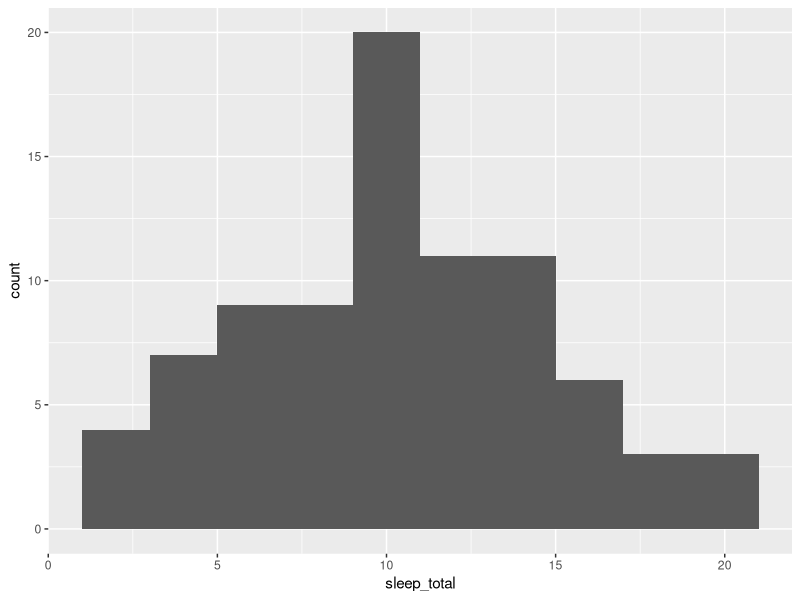
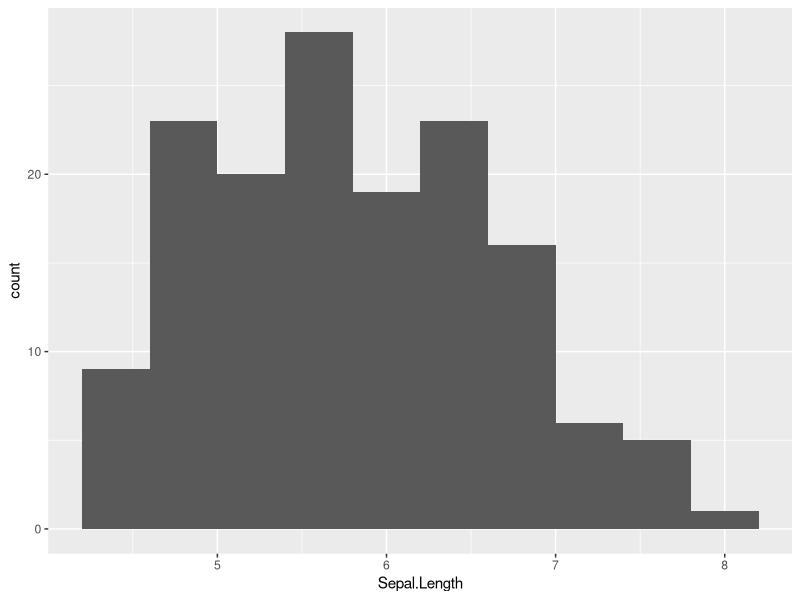
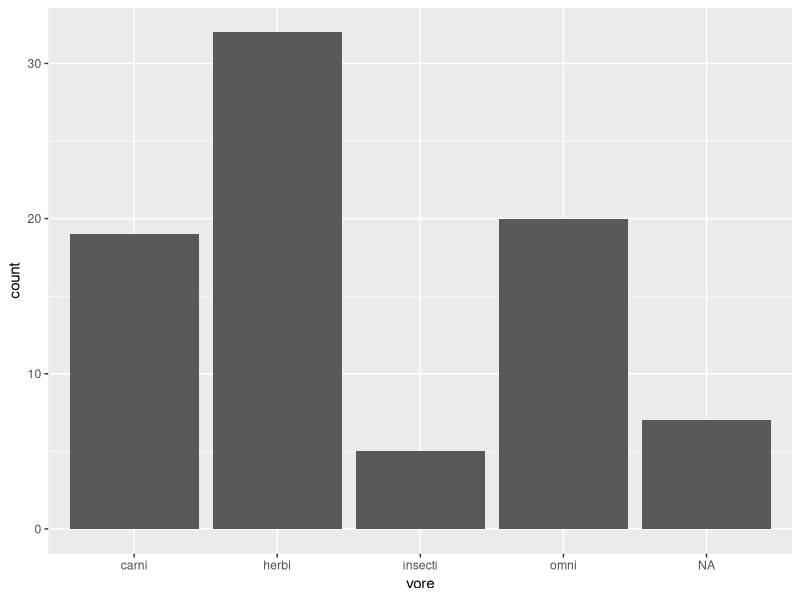
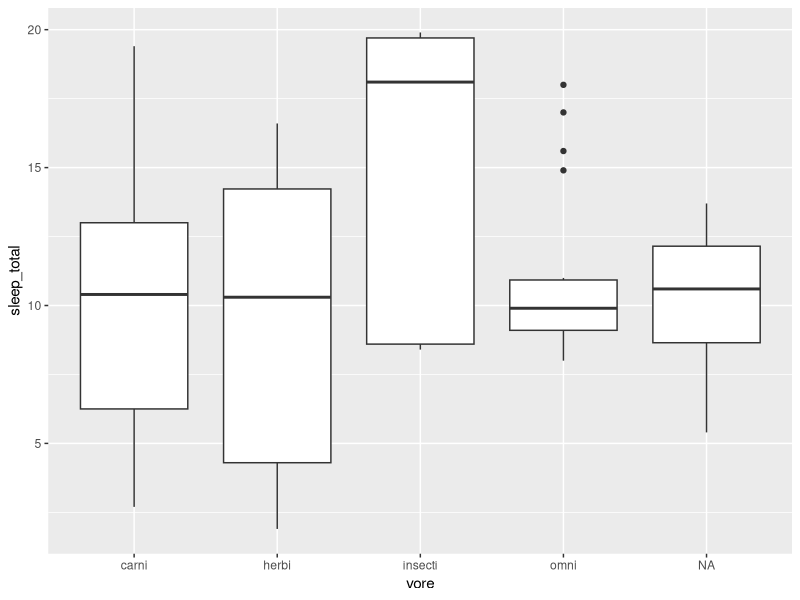
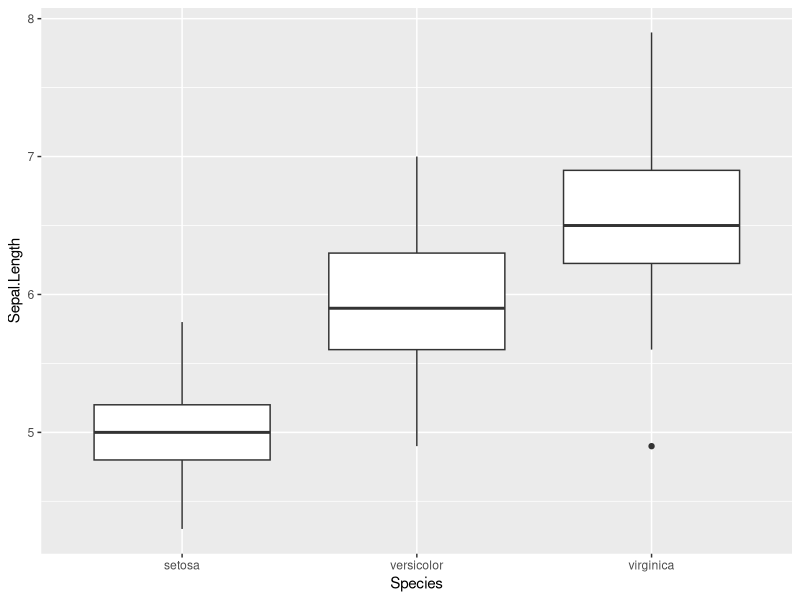
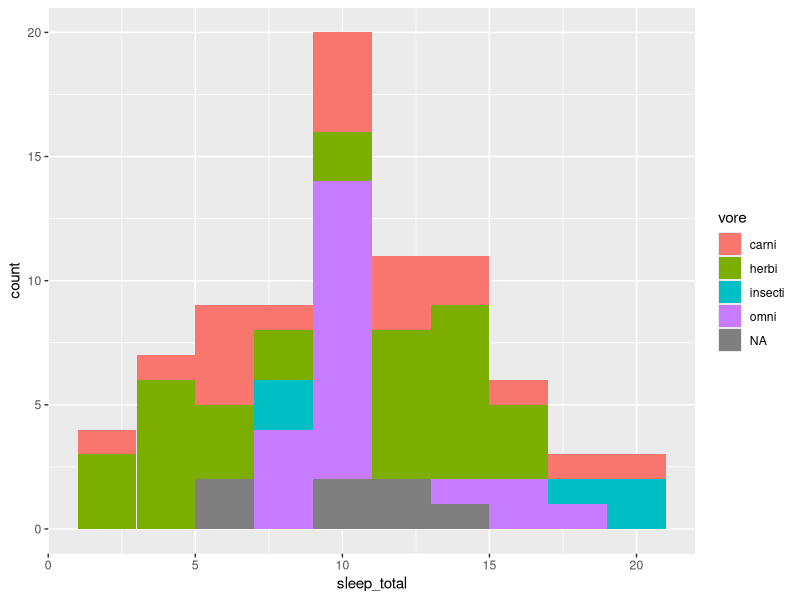
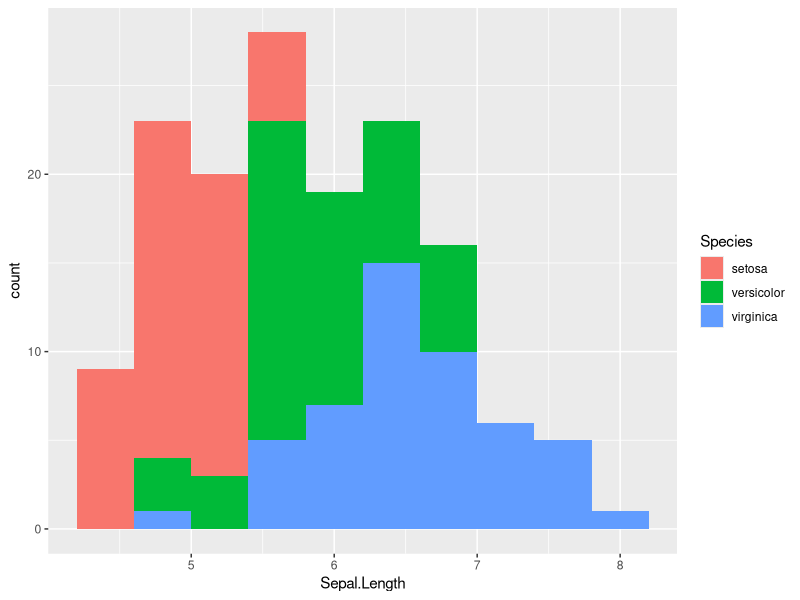
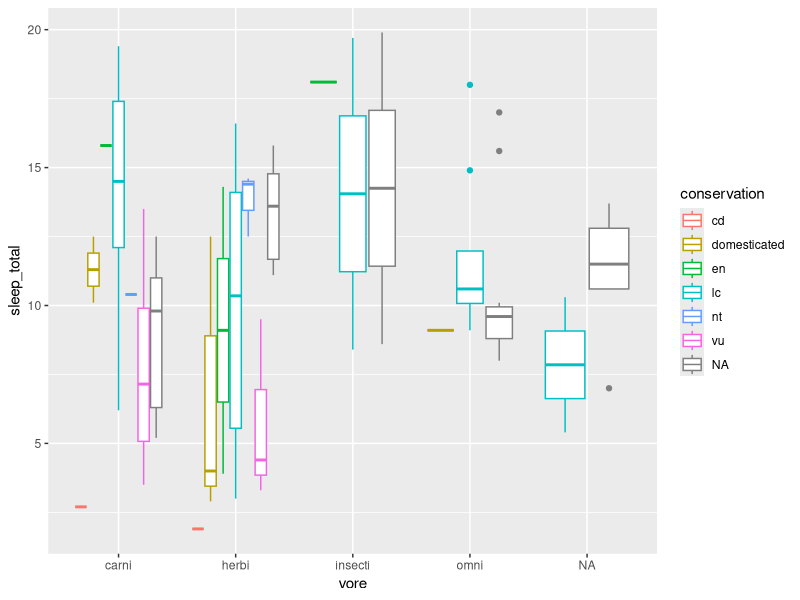

These figures' R source, in order:
## ---- chunk 1
library(ggplot2)
library(tidyverse)
msleep2 <- msleep %>% mutate(brainwt_log = log(brainwt))
## ---- chunk 2
ggplot(msleep, aes(x = sleep_total)) +
    geom_histogram(bins = 10)
## ---- chunk 3
ggplot(iris, aes(x = Sepal.Length)) +
    geom_histogram(bins = 10)
## ---- chunk 4
ggplot(data = msleep, aes(x = vore)) + 
  geom_bar()
## ---- chunk 5
ggplot(data = msleep, aes(x = vore, y = sleep_total)) + 
  geom_boxplot()
## ---- chunk 6
ggplot(data = iris, aes(x = Species, y = Sepal.Length)) + 
  geom_boxplot()
## ---- chunk 7
ggplot(msleep, aes(x = sleep_total, fill = vore)) +
    geom_histogram(bins = 10)
## ---- chunk 8
ggplot(iris, aes(x = Sepal.Length, fill = Species)) +
    geom_histogram(bins = 10)
## ---- chunk 9
ggplot(msleep, aes(x = vore, y = sleep_total, color = conservation)) +
    geom_boxplot() 
## ---- chunk 10
temp.data <- cbind(log(msleep$brainwt), log(msleep$bodywt))
head(temp.data)
## ---- chunk 11
heatmap(temp.data, labCol = c("brainwt", "bodywt"), cexCol = 0.5)
## ---- chunk 12
heatmap(temp.data, scale = "col", labCol = c("brainwt", "bodywt"), cexCol = 0.5)
## ---- chunk 13
heatmap(temp.data, scale = "col", labRow = msleep$name, labCol = c("brainwt", "bodywt"), cexCol = 0.5)
## ---- chunk 14
temp.data2 <- cbind(temp.data, msleep$sleep_total)
heatmap(temp.data2, scale = "col", labRow = msleep$name,
        labCol = c("brainwt", "bodywt", "total_sleep"), cexCol = 0.5)
## ---- chunk 15
temp.data3 <- cbind(temp.data2, msleep$sleep_rem)
heatmap(temp.data3, scale = "col", labRow = msleep$name,
        labCol = c("brainwt", "bodywt", "total_sleep", "rem_sleep"), cexCol = 0.5)
